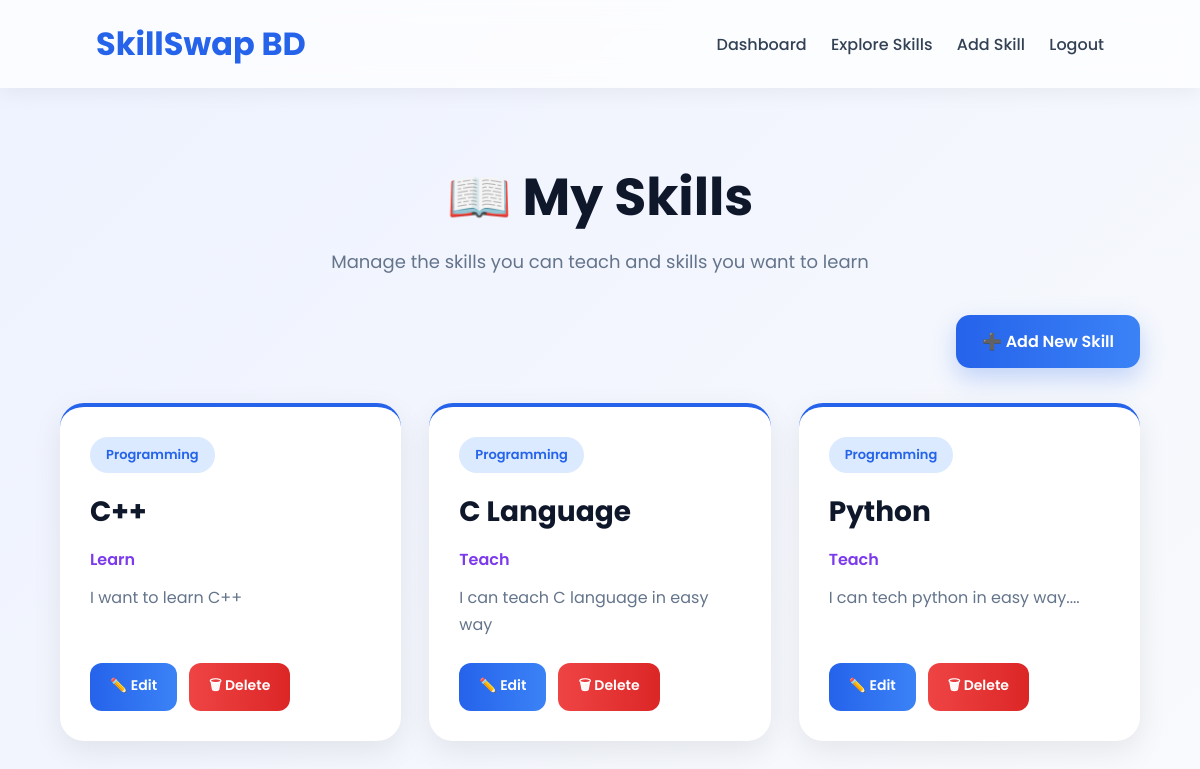
Screenshot of /my-skills/ (signed in) with the database file from the repository.
### users/models.py (models this page shows, shortened)
class Skill(models.Model):
    SKILL_TYPE_CHOICES = [
        ('Teach', 'Skill I Can Teach'),
        ('Learn', 'Skill I Want to Learn'),
    ]
    user = models.ForeignKey(User, on_delete=models.CASCADE, related_name='skills')
    title = models.CharField(max_length=100)
    category = models.CharField(max_length=100)
    skill_type = models.CharField(max_length=10, choices=SKILL_TYPE_CHOICES, default='Teach')
    description = models.TextField()
    likes = models.ManyToManyField(User, related_name='liked_skills', blank=True)

### users/views.py (the view)
# urls.py: path('my-skills/', views.my_skills, name='my_skills'),
@login_required
def my_skills(request):
    skills = Skill.objects.filter(user=request.user).order_by('-id')
    return render(request, 'users/my_skills.html', {
        'skills': skills
    })

### users/templates/users/my_skills.html (shortened to what this page needs)
<!DOCTYPE html>
<html lang="en">
<head>
</head>
<body>
    <div class="navbar">
        <div class="logo">
            SkillSwap BD
        </div>
        <div class="nav-links">
            <a href="/dashboard/">Dashboard</a>
            <a href="/skills/">Explore Skills</a>
            <a href="/add-skill/">Add Skill</a>
            <a href="/logout/">Logout</a>
        </div>
    </div>
    <div class="header">
        <h1>📖 My Skills</h1>
        <p>
            Manage the skills you can teach and skills you want to learn
        </p>
    </div>
    <div class="top-actions">
        <a href="/add-skill/" class="add-btn">
            ➕ Add New Skill
        </a>
    </div>
    {% if skills %}
    <div class="skills-container">
        {% for skill in skills %}
        <div class="skill-card">
            <div>
                <span class="category">
                    {{ skill.category }}
                </span>
                <h2>
                    {{ skill.title }}
                </h2>
                <div class="skill-type">
                    {{ skill.skill_type }}
                </div>
                <p class="description">
                    {{ skill.description }}
                </p>
            </div>
            <div class="action-buttons">
                <a href="{% url 'edit_skill' skill.id %}" class="btn edit-btn">
                    ✏️ Edit
                </a>
                <a href="{% url 'delete_skill' skill.id %}" class="btn delete-btn">
                    🗑 Delete
                </a>
            </div>
        </div>
        {% endfor %}
    </div>
    {% endif %}
</body>
</html>

### users/templates/users/my_skills.html (style rules this page uses)
* { margin:0; padding:0; box-sizing:border-box; font-family:'Poppins',sans-serif; }
body { background:linear-gradient(135deg,#eef2ff,#f8fafc); min-height:100vh; }
.navbar { background:rgba(255,255,255,0.75); backdrop-filter:blur(12px); padding:20px 8%; display:flex; justify-content:space-between; align-items:center; box-shadow:0 4px 20px rgba(0,0,0,0.06); position:sticky; top:0; z-index:100; }
.logo { font-size:32px; font-weight:700; color:#2563eb; }
.nav-links a { text-decoration:none; margin-left:20px; color:#334155; font-weight:500; }
.header { text-align:center; padding:70px 20px 40px; }
.header h1 { font-size:52px; color:#0f172a; margin-bottom:12px; }
.header p { color:#64748b; font-size:18px; }
.top-actions { width:90%; margin:0 auto 35px; display:flex; justify-content:flex-end; }
.add-btn { text-decoration:none; background:linear-gradient(to right,#2563eb,#3b82f6); color:white; padding:14px 26px; border-radius:14px; font-weight:600; box-shadow:0 10px 25px rgba(37,99,235,0.25); transition:0.3s; }
.skills-container { width:90%; margin:auto; display:grid; grid-template-columns:repeat(auto-fit,minmax(330px,1fr)); gap:28px; padding-bottom:80px; }
.skill-card { background:white; border-radius:24px; padding:30px; box-shadow:0 10px 30px rgba(0,0,0,0.08); border-top:4px solid #2563eb; transition:0.3s; min-height:300px; display:flex; flex-direction:column; justify-content:space-between; }
.category { display:inline-block; background:#dbeafe; color:#2563eb; padding:8px 16px; border-radius:30px; font-size:13px; font-weight:600; margin-bottom:18px; }
.skill-card h2 { font-size:28px; color:#0f172a; margin-bottom:14px; }
.skill-type { color:#7c3aed; font-weight:600; margin-bottom:12px; }
.description { color:#64748b; line-height:1.7; margin-bottom:25px; }
.action-buttons { display:flex; gap:12px; flex-wrap:wrap; }
.btn { text-decoration:none; color:white; padding:12px 20px; border-radius:12px; font-size:14px; font-weight:600; transition:0.3s; }
.edit-btn { background:linear-gradient(to right,#2563eb,#3b82f6); }
.delete-btn { background:linear-gradient(to right,#ef4444,#dc2626); }

### rows the page displays
Skill: category "Programming", title "C++", skill_type "Learn", description "I want to learn C++"
Skill: category "Programming", title "C Language", skill_type "Teach", description "I can teach C language in easy way"
Skill: category "Programming", title "Python", skill_type "Teach", description "I can tech python in easy way...."
